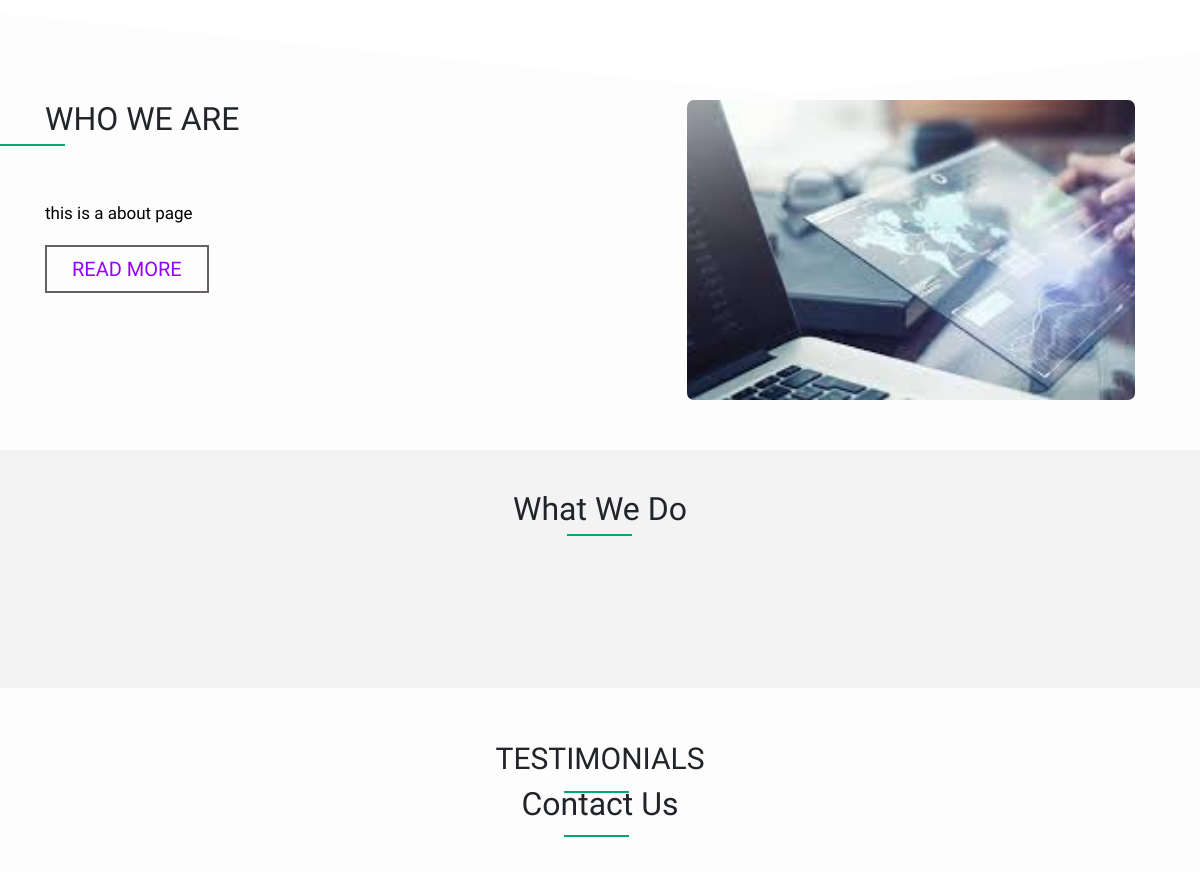
/ (middle part), run on an earlier commit of the app's database.
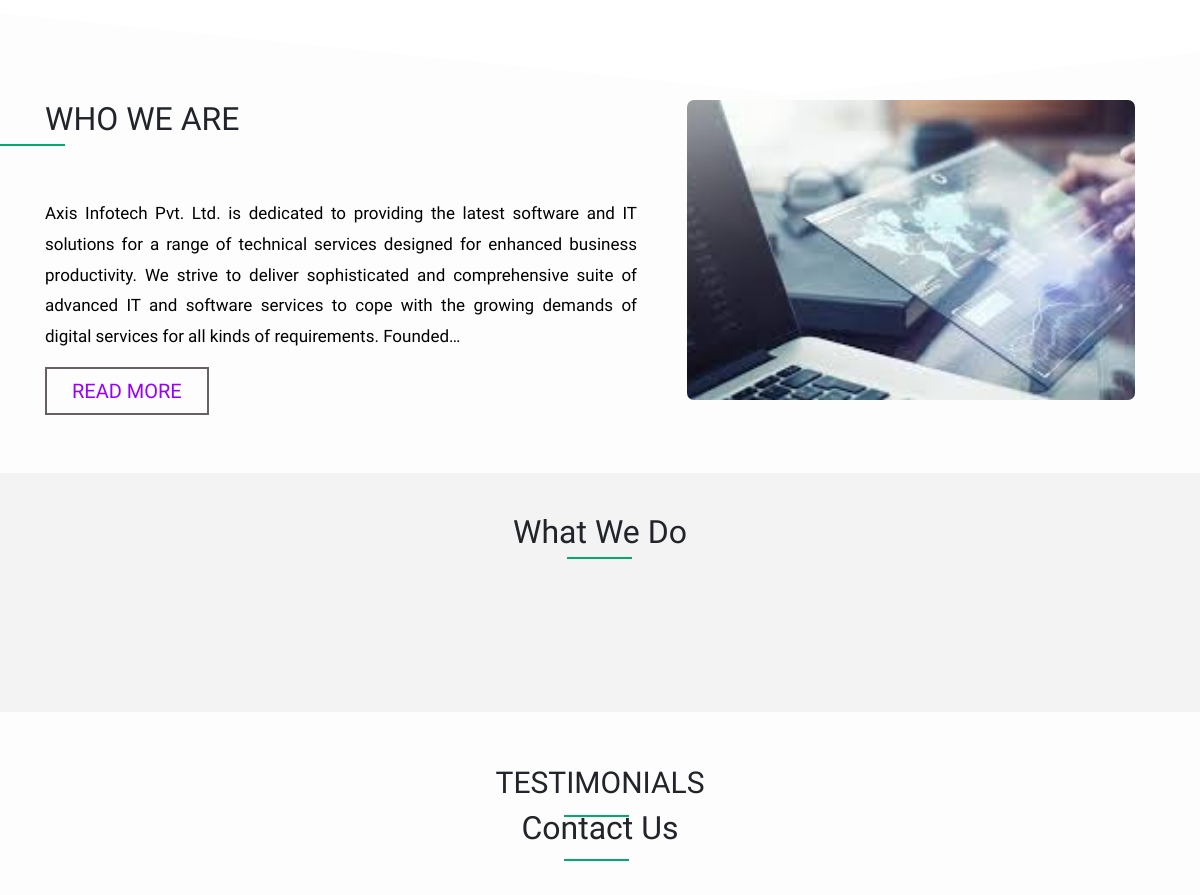
And on a later commit of the database.
### mypage/models.py (models this page shows)
class Page(models.Model):
    title=models.CharField(blank=True,null=True,max_length=200)
    content=models.TextField(blank=True,null=True)
    slug=models.SlugField(null=True)
    def __str__(self):
        return self.title

### post/views.py (the view)
# urls.py: path('', views.homepage, name='home'),
def homepage(request):
    queryset = Post.objects.filter(status=1).order_by('-created')
    cat_title= Category.objects.all()
    newpages=Page.objects.all()
    page_one=Page.objects.filter(title__contains='about')
    page_two=Page.objects.filter(title__contains='cloud')
    form=contactform()
    if request.method=='POST':
        form=contactform(request.POST)
        if form.is_valid():
            Name = form.cleaned_data["name"]
            Message = form.cleaned_data["message"]
            Email = form.cleaned_data["email"]
            send_mail(
            Name,Message,Email,['kshitizbasnet86@gmail.com']
            )
            form=contactform()
            messages.success(request,'message sent succesfully',fail_silently=True)
            return render(request,'post/index.html',{'queryset':queryset,'cat_title':cat_title,'form':form})
    else:
        form=contactform()
    return render(request,'post/index.html',{'queryset':queryset,'cat_title':cat_title,'newpages':newpages,'page_one':page_one,'page_two':page_two,'form':form})

### post/models.py (called while the page is built)
    def __str__(self):
        return self.name

### templates/post/index.html (shortened to what this page needs)
{% extends "./base.html" %}
{% load static %}
{% load crispy_forms_tags %}
{% block content %}
<div class="container" id="about">
    <div class="about-section" >
<div class="about-one"data-aos="fade-up"  data-aos-duration="1500" >
<h2>who we are</h2>
{% for about in page_one %}
<P>{{about.content|truncatechars:355 }}</P>
    {% endfor %}
    {% for page in page_one %}
    <a href="{% url 'mypage' page.slug %}"><h3>read more</h3></a>
    {% endfor %}
</div>
<div class="about-two" data-aos="fade-up"  data-aos-duration="1500" data-aos-delay="500" >
    <img src="{% static 'img/technology.jpg'   %}"  >
</div>
    </div>
    </div>
    <div class="our-services">
    <div class="container" id="our-services">
    <h2 class="header">what we do</h2>
</div>
</div>
<div id="our-clients" class="container">
   <h2>Testimonials</h2>
</div>
<div class="container" id="contact" >
    <h2 class="contact-header">contact us</h2>
</div>
{%endblock%}

What changed in the data, as far as the page shows it:
changed Page: content "this is a about page" → "Axis Infotech Pvt. Ltd. is dedicated to providing the latest software and IT solutions for a range of technical services designed for enhanced business productivity. We strive to deliver sophisticated and comprehensive suite of advanced IT and software services to cope with the growing demands of digital services for all kinds of requirements. Founded…"
